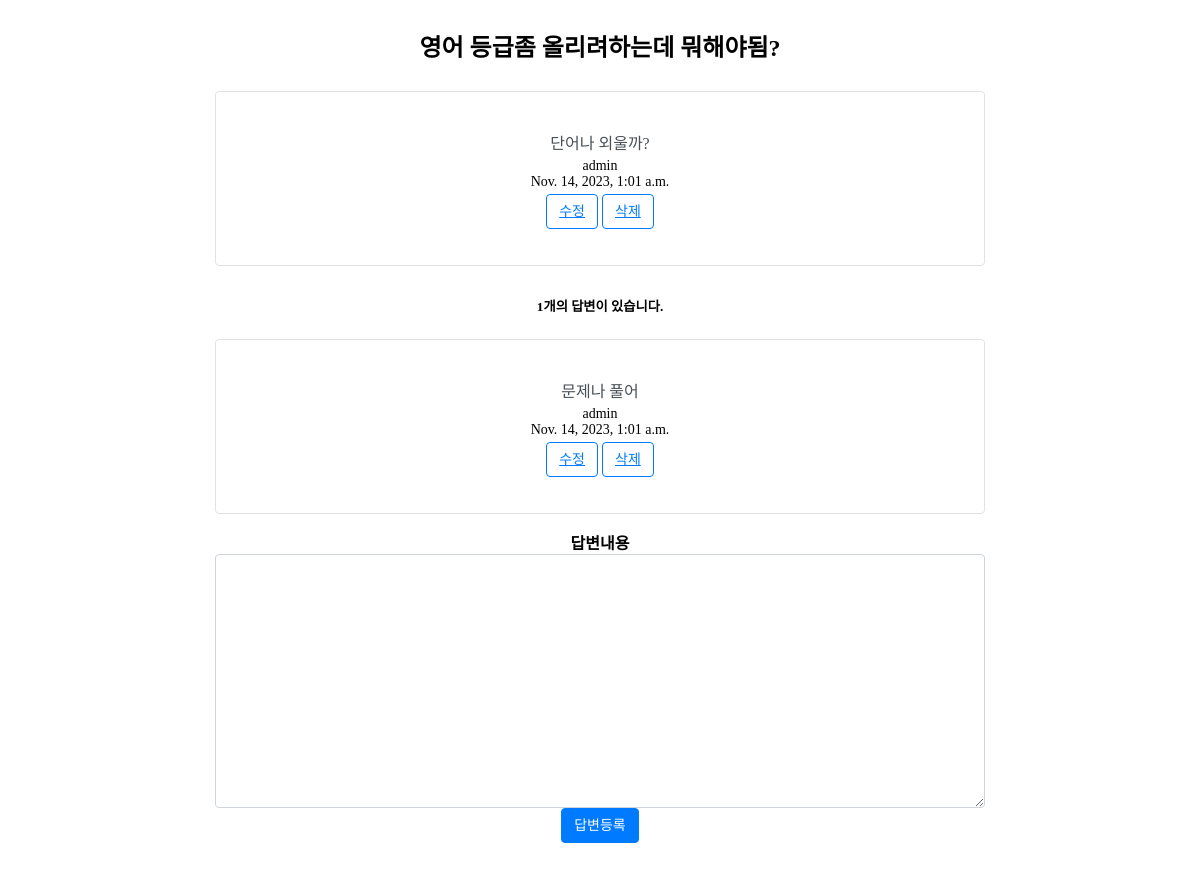
The app's page /community/4/ (signed in) with its own data.
### community/models.py (models this page shows)
class Question(models.Model):
    author = models.ForeignKey(User, on_delete=models.CASCADE)
    subject = models.CharField(max_length=200)
    content = models.TextField()
    create_date = models.DateTimeField()
    modify_date = models.DateTimeField(null=True, blank=True)

class Answer(models.Model):
    author = models.ForeignKey(User, on_delete=models.CASCADE)
    question = models.ForeignKey(Question, on_delete=models.CASCADE)
    content = models.TextField()
    create_date = models.DateTimeField()
    modify_date = models.DateTimeField(null=True, blank=True)

### community/views.py (the view)
# urls.py: path('<int:question_id>/', views.detail, name='detail'),
def detail(request, question_id):
    question = get_object_or_404(Question, pk=question_id)
    context = {'question': question}
    return render(request, 'community/question_detail.html', context)

### todolist/templates/community/question_detail.html (shortened to what this page needs)
{% block content %}
{% load static %}
<link
      rel="stylesheet"
      type="text/css"
      href="{% static 'question_detail.css' %}"
    />
<div class="container my-3">
  <h2 class="border-bottom py-2">{{ question.subject }}</h2>
  <div class="card my-3">
    <div class="card-body">
      <div class="card-text" style="white-space: pre-line">
        {{ question.content }}
      </div>
      <div class="d-flex justify-content-end">
        <div class="badge bg-light text-dark p-2 text-start">
          <div class="mb-2">{{ question.author.username }}</div>
          <div>{{ question.create_date }}</div>
        </div>
      </div>
      <div class="my-3">
        {% if request.user == question.author %}
        <a
          href="{% url 'community:question_modify' question.id  %}"
          class="btn btn-sm btn-outline-secondary"
          >수정</a
        >
        <a
          href="#"
          class="delete btn btn-sm btn-outline-secondary"
          data-uri="{% url 'community:question_delete' question.id  %}"
          >삭제</a
        >
        {% endif %}
      </div>
    </div>
  </div>
  <h5 class="border-bottom my-3 py-2">
    {{question.answer_set.count}}개의 답변이 있습니다.
  </h5>
  {% for answer in question.answer_set.all %}
  <div class="card my-3">
    <div class="card-body">
      <div class="card-text" style="white-space: pre-line">
        {{ answer.content }}
      </div>
      <div class="d-flex justify-content-end">
        <div class="badge bg-light text-dark p-2 text-start">
          <div class="mb-2">{{ answer.author.username }}</div>
          <div>{{ answer.create_date }}</div>
        </div>
      </div>
      <div class="my-3">
        {% if request.user == answer.author %}
        <a
          href="{% url 'community:answer_modify' answer.id  %}"
          class="btn btn-sm btn-outline-secondary"
          >수정</a
        >
        <a
          href="#"
          class="delete btn btn-sm btn-outline-secondary"
          data-uri="{% url 'community:answer_delete' answer.id  %}"
          >삭제</a
        >
        {% endif %}
      </div>
    </div>
  </div>
  {% endfor %}
  <form
    action="{% url 'community:answer_create' question.id %}"
    method="post"
    class="my-3"
  >
    <div class="mb-3">
      <label for="content" class="form-label">답변내용</label>
      <textarea
        {%
        if
        not
        user.is_authenticated
        %}disabled{%
        endif
        %}
        name="content"
        id="content"
        class="form-control"
        rows="10"
      ></textarea>
    </div>
    <input type="submit" value="답변등록" class="btn btn-primary" />
  </form>
</div>
{% endblock %}

### igmitt/static/question_detail.css (style rules this page uses)
.container { max-width: 800px; width: 100%; padding: 0 15px; box-sizing: border-box; text-align: center; }
.card { border: 1px solid #dee2e6; border-radius: 0.25rem; }
.card-body { padding: 1.25rem; }
.card-text { color: #495057; }
.badge { padding: 0.25rem 0.5rem; font-size: 0.875rem; }
.btn { display: inline-block; font-weight: 400; color: #007bff; text-align: center; vertical-align: middle; user-select: none; background-color: transparent; border: 1px solid #007bff; padding: 0.375rem 0.75rem; font-size: 0.875rem; line-height: 1.5; border-radius: 0.25rem; transition: color 0.15s ease-in-out, background-color 0.15s ease-in-out, border-color 0.15s ease-in-out, box-shadow 0.15s ease-in-out; }
.btn-primary { color: #fff; background-color: #007bff; border-color: #007bff; }
.btn-outline-secondary { color: #007bff; background-color: transparent; border-color: #007bff; }
.form-label { margin-bottom: 0.5rem; font-weight: bold; }
.form-control { display: block; width: 100%; padding: 0.375rem 0.75rem; font-size: 1rem; line-height: 1.5; color: #495057; background-color: #fff; background-clip: padding-box; border: 1px solid #ced4da; border-radius: 0.25rem; transition: border-color 0.15s ease-in-out, box-shadow 0.15s ease-in-out; }
.my-3 { margin-bottom: 1rem; }
.py-2 { padding-top: 0.5rem; padding-bottom: 0.5rem; }

### records on screen
Question: subject "영어 등급좀 올리려하는데 뭐해야됨?", content "단어나 외울까?", author.username "admin", create_date "Nov. 14, 2023, 1:01 a.m.", answer_set.count "1"
Answer: content "문제나 풀어", author.username "admin", create_date "Nov. 14, 2023, 1:01 a.m.", shows "수정"
